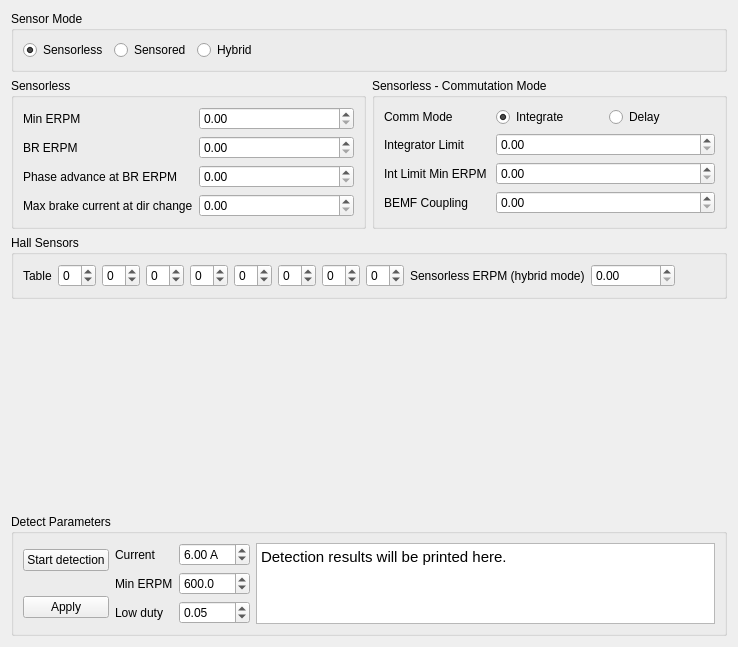
            <widget class="QWidget" name="tab_13">
             <attribute name="title">
              <string>BLDC</string>
             </attribute>
             <layout class="QVBoxLayout" name="verticalLayout_23">
              <item>
               <widget class="QGroupBox" name="groupBox_34">
                <property name="title">
                 <string>Sensor Mode</string>
                </property>
                <layout class="QHBoxLayout" name="horizontalLayout_43">
                 <item>
                  <widget class="QRadioButton" name="mcconfSensorModeSensorlessButton">
                   <property name="text">
                    <string>Sensorless</string>
                   </property>
                   <property name="checked">
                    <bool>true</bool>
                   </property>
                  </widget>
                 </item>
                 <item>
                  <widget class="QRadioButton" name="mcconfSensorModeSensoredButton">
                   <property name="text">
                    <string>Sensored</string>
                   </property>
                  </widget>
                 </item>
                 <item>
                  <widget class="QRadioButton" name="mcconfSensorModeHybridButton">
                   <property name="text">
                    <string>Hybrid</string>
                   </property>
                  </widget>
                 </item>
                 <item>
                  <spacer name="horizontalSpacer_20">
                   <property name="orientation">
                    <enum>Qt::Horizontal</enum>
                   </property>
                   <property name="sizeHint" stdset="0">
                    <size>
                     <width>40</width>
                     <height>20</height>
                    </size>
                   </property>
                  </spacer>
                 </item>
                </layout>
               </widget>
              </item>
              <item>
               <layout class="QHBoxLayout" name="horizontalLayout_21">
                <item>
                 <widget class="QGroupBox" name="mcconfSlBox">
                  <property name="sizePolicy">
                   <sizepolicy hsizetype="Preferred" vsizetype="Fixed">
                    <horstretch>0</horstretch>
                    <verstretch>0</verstretch>
                   </sizepolicy>
                  </property>
                  <property name="title">
                   <string>Sensorless</string>
                  </property>
                  <property name="checkable">
                   <bool>false</bool>
                  </property>
                  <property name="checked">
                   <bool>false</bool>
                  </property>
                  <layout class="QGridLayout" name="gridLayout_12">
                   <item row="0" column="0">
                    <widget class="QLabel" name="label_26">
                     <property name="toolTip">
                      <string>&lt;html&gt;&lt;head/&gt;&lt;body&gt;&lt;p&gt;Important for startup&lt;/p&gt;&lt;/body&gt;&lt;/html&gt;</string>
                     </property>
                     <property name="text">
                      <string>Min ERPM</string>
                     </property>
                    </widget>
                   </item>
                   <item row="0" column="1">
                    <widget class="QDoubleSpinBox" name="mcconfSlMinErpmBox">
                     <property name="maximum">
                      <double>100000.000000000000000</double>
                     </property>
                     <property name="singleStep">
                      <double>10.000000000000000</double>
                     </property>
                    </widget>
                   </item>
                   <item row="1" column="0">
                    <widget class="QLabel" name="label_30">
                     <property name="toolTip">
                      <string>&lt;html&gt;&lt;head/&gt;&lt;body&gt;&lt;p&gt;For phase advance, not so important&lt;/p&gt;&lt;/body&gt;&lt;/html&gt;</string>
                     </property>
                     <property name="text">
                      <string>BR ERPM</string>
                     </property>
                    </widget>
                   </item>
                   <item row="1" column="1">
                    <widget class="QDoubleSpinBox" name="mcconfSlBrErpmBox">
                     <property name="maximum">
                      <double>200000.000000000000000</double>
                     </property>
                     <property name="singleStep">
                      <double>100.000000000000000</double>
                     </property>
                    </widget>
                   </item>
                   <item row="2" column="0">
                    <widget class="QLabel" name="label_29">
                     <property name="toolTip">
                      <string>&lt;html&gt;&lt;head/&gt;&lt;body&gt;&lt;p&gt;For phase advance, not so important&lt;/p&gt;&lt;/body&gt;&lt;/html&gt;</string>
                     </property>
                     <property name="text">
                      <string>Phase advance at BR ERPM</string>
                     </property>
                    </widget>
                   </item>
                   <item row="2" column="1">
                    <widget class="QDoubleSpinBox" name="mcconfSlIntLimScaleBrBox">
                     <property name="maximum">
                      <double>1.000000000000000</double>
                     </property>
                     <property name="singleStep">
                      <double>0.100000000000000</double>
                     </property>
                    </widget>
                   </item>
                   <item row="3" column="0">
                    <widget class="QLabel" name="label_61">
                     <property name="text">
                      <string>Max brake current at dir change</string>
                     </property>
                    </widget>
                   </item>
                   <item row="3" column="1">
                    <widget class="QDoubleSpinBox" name="mcconfSlMaxFbCurrBox">
                     <property name="maximum">
                      <double>300.000000000000000</double>
                     </property>
                    </widget>
                   </item>
                  </layout>
                 </widget>
                </item>
                <item>
                 <widget class="QGroupBox" name="groupBox_16">
                  <property name="title">
                   <string>Sensorless - Commutation Mode</string>
                  </property>
                  <layout class="QGridLayout" name="gridLayout_46">
                   <item row="0" column="0">
                    <widget class="QLabel" name="label_100">
                     <property name="text">
                      <string>Comm Mode</string>
                     </property>
                    </widget>
                   </item>
                   <item row="0" column="1">
                    <widget class="QRadioButton" name="mcconfCommIntButton">
                     <property name="text">
                      <string>Integrate</string>
                     </property>
                     <property name="checked">
                      <bool>true</bool>
                     </property>
                    </widget>
                   </item>
                   <item row="0" column="2">
                    <widget class="QRadioButton" name="mcconfCommDelayButton">
                     <property name="text">
                      <string>Delay</string>
                     </property>
                    </widget>
                   </item>
                   <item row="1" column="0">
                    <widget class="QLabel" name="label_28">
                     <property name="toolTip">
                      <string>&lt;html&gt;&lt;head/&gt;&lt;body&gt;&lt;p&gt;Important. The detection function below can be used to determine this parameter.&lt;/p&gt;&lt;/body&gt;&lt;/html&gt;</string>
                     </property>
                     <property name="text">
                      <string>Integrator Limit</string>
                     </property>
                    </widget>
                   </item>
                   <item row="1" column="1" colspan="2">
                    <widget class="QDoubleSpinBox" name="mcconfSlIntLimBox">
                     <property name="maximum">
                      <double>2000.000000000000000</double>
                     </property>
                     <property name="singleStep">
                      <double>1.000000000000000</double>
                     </property>
                    </widget>
                   </item>
                   <item row="2" column="0">
                    <widget class="QLabel" name="label_27">
                     <property name="toolTip">
                      <string>&lt;html&gt;&lt;head/&gt;&lt;body&gt;&lt;p&gt;Important for startup&lt;/p&gt;&lt;/body&gt;&lt;/html&gt;</string>
                     </property>
                     <property name="text">
                      <string>Int Limit Min ERPM</string>
                     </property>
                    </widget>
                   </item>
                   <item row="2" column="1" colspan="2">
                    <widget class="QDoubleSpinBox" name="mcconfSlMinErpmIlBox">
                     <property name="maximum">
                      <double>10000.000000000000000</double>
                     </property>
                     <property name="singleStep">
                      <double>10.000000000000000</double>
                     </property>
                    </widget>
                   </item>
                   <item row="3" column="0">
                    <widget class="QLabel" name="label_41">
                     <property name="toolTip">
                      <string>&lt;html&gt;&lt;head/&gt;&lt;body&gt;&lt;p&gt;Important. The detection function below can be used to determine this parameter.&lt;/p&gt;&lt;/body&gt;&lt;/html&gt;</string>
                     </property>
                     <property name="text">
                      <string>BEMF Coupling</string>
                     </property>
                    </widget>
                   </item>
                   <item row="3" column="1" colspan="2">
                    <widget class="QDoubleSpinBox" name="mcconfSlBemfKBox">
                     <property name="maximum">
                      <double>5000.000000000000000</double>
                     </property>
                     <property name="singleStep">
                      <double>10.000000000000000</double>
                     </property>
                    </widget>
                   </item>
                  </layout>
                 </widget>
                </item>
               </layout>
              </item>
              <item>
               <widget class="QGroupBox" name="groupBox_12">
                <property name="title">
                 <string>Hall Sensors</string>
                </property>
                <layout class="QVBoxLayout" name="verticalLayout_20">
                 <item>
                  <layout class="QHBoxLayout" name="horizontalLayout_22">
                   <item>
                    <widget class="QLabel" name="label_31">
                     <property name="text">
                      <string>Table</string>
                     </property>
                    </widget>
                   </item>
                   <item>
                    <widget class="QSpinBox" name="mcconfHallTab0Box">
                     <property name="minimum">
                      <number>-1</number>
                     </property>
                     <property name="maximum">
                      <number>6</number>
                     </property>
                    </widget>
                   </item>
                   <item>
                    <widget class="QSpinBox" name="mcconfHallTab1Box">
                     <property name="minimum">
                      <number>-1</number>
                     </property>
                     <property name="maximum">
                      <number>6</number>
                     </property>
                    </widget>
                   </item>
                   <item>
                    <widget class="QSpinBox" name="mcconfHallTab2Box">
                     <property name="minimum">
                      <number>-1</number>
                     </property>
                     <property name="maximum">
                      <number>6</number>
                     </property>
                    </widget>
                   </item>
                   <item>
                    <widget class="QSpinBox" name="mcconfHallTab3Box">
                     <property name="minimum">
                      <number>-1</number>
                     </property>
                     <property name="maximum">
                      <number>6</number>
                     </property>
                    </widget>
                   </item>
                   <item>
                    <widget class="QSpinBox" name="mcconfHallTab4Box">
                     <property name="minimum">
                      <number>-1</number>
                     </property>
                     <property name="maximum">
                      <number>6</number>
                     </property>
                    </widget>
                   </item>
                   <item>
                    <widget class="QSpinBox" name="mcconfHallTab5Box">
                     <property name="minimum">
                      <number>-1</number>
                     </property>
                     <property name="maximum">
                      <number>6</number>
                     </property>
                    </widget>
                   </item>
                   <item>
                    <widget class="QSpinBox" name="mcconfHallTab6Box">
                     <property name="minimum">
                      <number>-1</number>
                     </property>
                     <property name="maximum">
                      <number>6</number>
                     </property>
                    </widget>
                   </item>
                   <item>
                    <widget class="QSpinBox" name="mcconfHallTab7Box">
                     <property name="minimum">
                      <number>-1</number>
                     </property>
                     <property name="maximum">
                      <number>6</number>
                     </property>
                    </widget>
                   </item>
                   <item>
                    <widget class="QLabel" name="label_32">
                     <property name="text">
                      <string>Sensorless ERPM (hybrid mode)</string>
                     </property>
                    </widget>
                   </item>
                   <item>
                    <widget class="QDoubleSpinBox" name="mcconfHallSlErpmBox">
                     <property name="maximum">
                      <double>200000.000000000000000</double>
                     </property>
                     <property name="singleStep">
                      <double>10.000000000000000</double>
                     </property>
                     <property name="value">
                      <double>0.000000000000000</double>
                     </property>
                    </widget>
                   </item>
                   <item>
                    <spacer name="horizontalSpacer_8">
                     <property name="orientation">
                      <enum>Qt::Horizontal</enum>
                     </property>
                     <property name="sizeHint" stdset="0">
                      <size>
                       <width>40</width>
                       <height>20</height>
                      </size>
                     </property>
                    </spacer>
                   </item>
                  </layout>
                 </item>
                </layout>
               </widget>
              </item>
              <item>
               <spacer name="verticalSpacer_7">
                <property name="orientation">
                 <enum>Qt::Vertical</enum>
                </property>
                <property name="sizeHint" stdset="0">
                 <size>
                  <width>20</width>
                  <height>209</height>
                 </size>
                </property>
               </spacer>
              </item>
              <item>
               <widget class="QGroupBox" name="groupBox_11">
                <property name="sizePolicy">
                 <sizepolicy hsizetype="Preferred" vsizetype="Preferred">
                  <horstretch>0</horstretch>
                  <verstretch>0</verstretch>
                 </sizepolicy>
                </property>
                <property name="title">
                 <string>Detect Parameters</string>
                </property>
                <layout class="QHBoxLayout" name="horizontalLayout_24">
                 <item>
                  <layout class="QGridLayout" name="gridLayout_47">
                   <item row="0" column="0">
                    <widget class="QPushButton" name="mcconfDetectMotorParamButton">
                     <property name="text">
                      <string>Start detection</string>
                     </property>
                    </widget>
                   </item>
                   <item row="1" column="0">
                    <spacer name="verticalSpacer_5">
                     <property name="orientation">
                      <enum>Qt::Vertical</enum>
                     </property>
                     <property name="sizeType">
                      <enum>QSizePolicy::Preferred</enum>
                     </property>
                     <property name="sizeHint" stdset="0">
                      <size>
                       <width>20</width>
                       <height>13</height>
                      </size>
                     </property>
                    </spacer>
                   </item>
                   <item row="2" column="0">
                    <widget class="QPushButton" name="mcconfDetectApplyButton">
                     <property name="text">
                      <string>Apply</string>
                     </property>
                    </widget>
                   </item>
                  </layout>
                 </item>
                 <item>
                  <layout class="QGridLayout" name="gridLayout_7">
                   <item row="0" column="1">
                    <widget class="QDoubleSpinBox" name="mcconfDetectCurrentBox">
                     <property name="suffix">
                      <string> A</string>
                     </property>
                     <property name="value">
                      <double>6.000000000000000</double>
                     </property>
                    </widget>
                   </item>
                   <item row="1" column="0">
                    <widget class="QLabel" name="label_44">
                     <property name="text">
                      <string>Min ERPM</string>
                     </property>
                    </widget>
                   </item>
                   <item row="1" column="1">
                    <widget class="QDoubleSpinBox" name="mcconfDetectErpmBox">
                     <property name="decimals">
                      <number>1</number>
                     </property>
                     <property name="minimum">
                      <double>10.000000000000000</double>
                     </property>
                     <property name="maximum">
                      <double>10000.000000000000000</double>
                     </property>
                     <property name="singleStep">
                      <double>10.000000000000000</double>
                     </property>
                     <property name="value">
                      <double>600.000000000000000</double>
                     </property>
                    </widget>
                   </item>
                   <item row="2" column="0">
                    <widget class="QLabel" name="label_42">
                     <property name="toolTip">
                      <string>The duty cycle at which the BEMF coupling is measured. A value between 0.03 and 0.15 usually works.</string>
                     </property>
                     <property name="text">
                      <string>Low duty</string>
                     </property>
                    </widget>
                   </item>
                   <item row="2" column="1">
                    <widget class="QDoubleSpinBox" name="mcconfDetectLowDutyBox">
                     <property name="maximum">
                      <double>0.400000000000000</double>
                     </property>
                     <property name="singleStep">
                      <double>0.010000000000000</double>
                     </property>
                     <property name="value">
                      <double>0.050000000000000</double>
                     </property>
                    </widget>
                   </item>
                   <item row="0" column="0">
                    <widget class="QLabel" name="label_43">
                     <property name="text">
                      <string>Current</string>
                     </property>
                    </widget>
                   </item>
                  </layout>
                 </item>
                 <item>
                  <widget class="QTextBrowser" name="mcconfDetectResultBrowser">
                   <property name="sizePolicy">
                    <sizepolicy hsizetype="Expanding" vsizetype="Ignored">
                     <horstretch>0</horstretch>
                     <verstretch>0</verstretch>
                    </sizepolicy>
                   </property>
                   <property name="html">
                    <string>&lt;!DOCTYPE HTML PUBLIC &quot;-//W3C//DTD HTML 4.0//EN&quot; &quot;http://www.w3.org/TR/REC-html40/strict.dtd&quot;&gt;
&lt;html&gt;&lt;head&gt;&lt;meta name=&quot;qrichtext&quot; content=&quot;1&quot; /&gt;&lt;style type=&quot;text/css&quot;&gt;
p, li { white-space: pre-wrap; }
&lt;/style&gt;&lt;/head&gt;&lt;body style=&quot; font-family:'.Helvetica Neue DeskInterface'; font-size:13pt; font-weight:400; font-style:normal;&quot;&gt;
&lt;p style=&quot; margin-top:0px; margin-bottom:0px; margin-left:0px; margin-right:0px; -qt-block-indent:0; text-indent:0px;&quot;&gt;&lt;span style=&quot; font-family:'Ubuntu'; font-size:11pt;&quot;&gt;Detection results will be printed here.&lt;/span&gt;&lt;/p&gt;&lt;/body&gt;&lt;/html&gt;</string>
                   </property>
                  </widget>
                 </item>
                </layout>
               </widget>
              </item>
             </layout>
            </widget>
